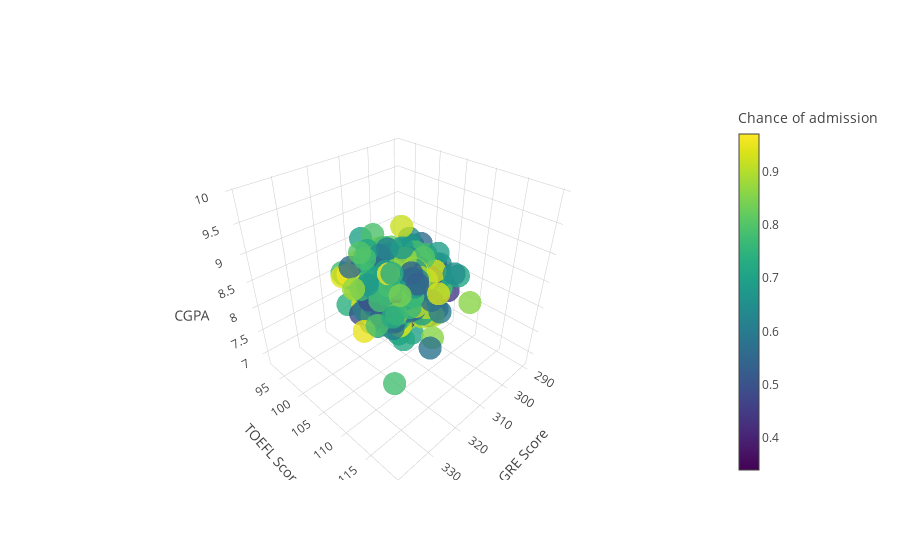

Notebook code cell kept with this figure:
### Markdown cell above
#### Chance of admission over three continuous variables; `GRE Score`, `TOEFL Score` and `CGPA`.
As expected, all three variables are strongly correlated with the chance of admission. Interestingly, there is not many outliers in the trend shown below. "Strong" students are well-rounded, holding high scores in `GRE Score`, `TOEFL Score` and `CGPA`. The similar trend was observed in other groups of students as well.

### Code cell
surface1 = go.Scatter3d(x=ga_df['GRE Score'],y=ga_df['TOEFL Score'],z=ga_df['CGPA'],mode='markers',
                       marker=dict(size=8,color=ga_df['Chance of Admit'],colorscale='Viridis',
                                   opacity=0.8,colorbar=dict(thickness=20,title='Chance of admission')))
data = [surface1]
layout = go.Layout(scene=dict(xaxis=dict(title='GRE Score'),
                              yaxis=dict(title='TOEFL Score'),
                              zaxis=dict(title='CGPA')))
fig = go.Figure(data=data, layout=layout)
iplot(fig)

### Figure 1 — Plotly figure (JSON) as saved in the notebook; plotly's stock layout.template omitted (floating-point values rounded to 4 significant figures; data arrays with more than 128 entries replaced by an {"elided": "..."} marker saying what was removed)
{"data": [{"marker": {"color": {"elided": "500 float values"}, "colorbar": {"thickness": 20, "title": {"text": "Chance of admission"}}, "colorscale": "Viridis", "opacity": 0.8, "size": 8}, "mode": "markers", "type": "scatter3d", "uid": "e05d36b1-9a4e-4a49-aa68-1014b6f5e129", "x": {"elided": "500 int values"}, "y": {"elided": "500 int values"}, "z": {"elided": "500 float values"}}], "layout": {"scene": {"xaxis": {"title": {"text": "GRE Score"}}, "yaxis": {"title": {"text": "TOEFL Score"}}, "zaxis": {"title": {"text": "CGPA"}}}}}
